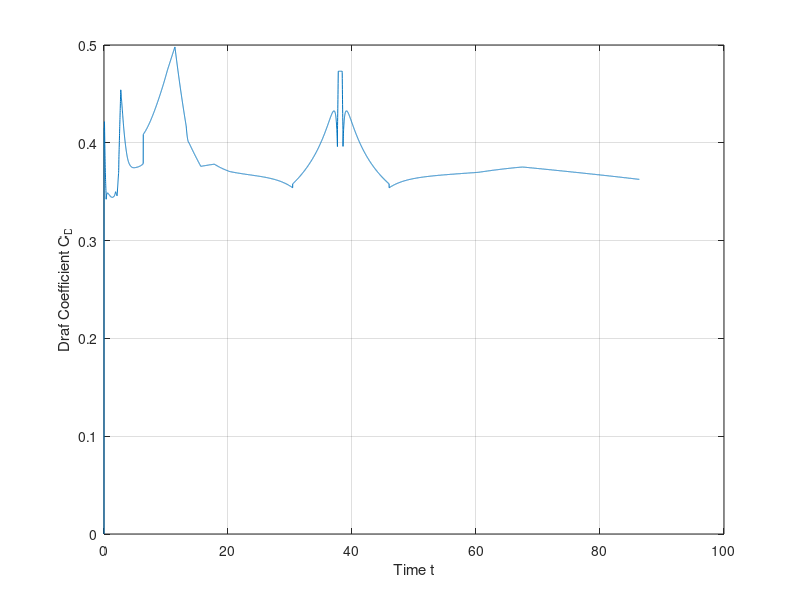
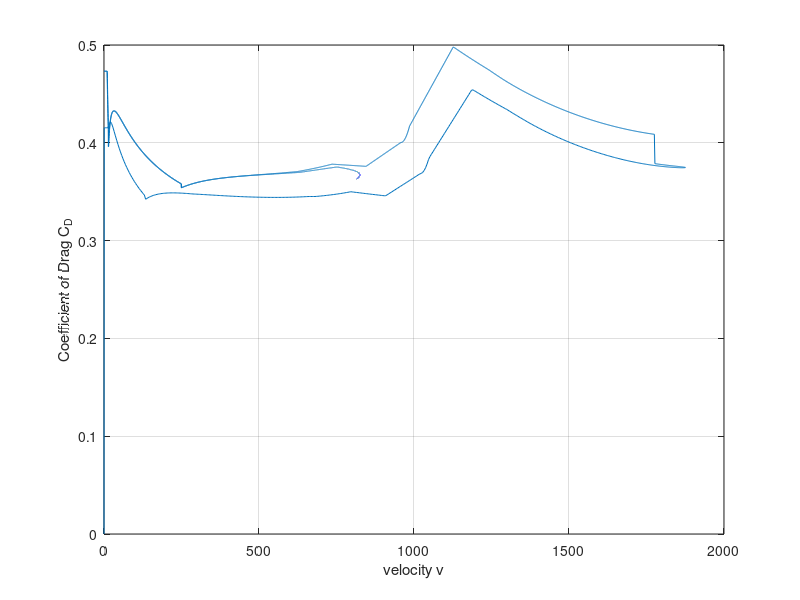
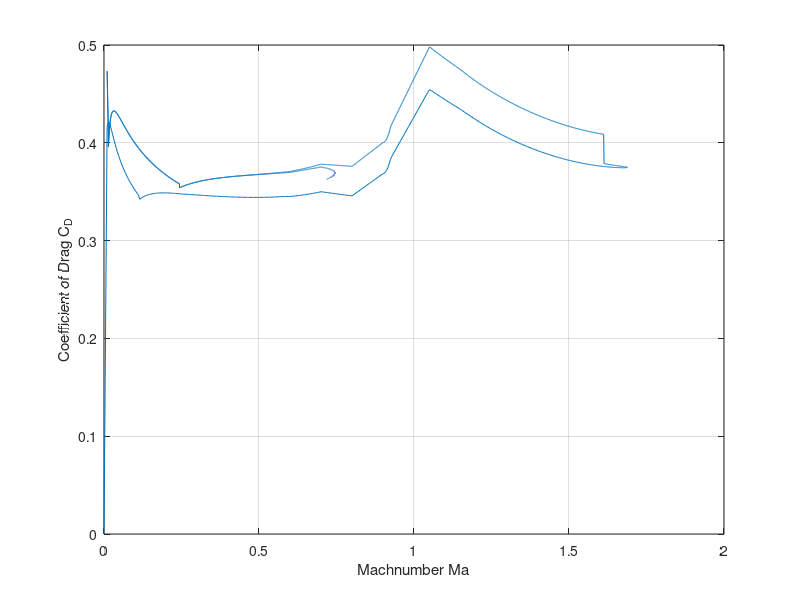

The MATLAB script that drew these images, in order:
%Plot Coefficient of drag
load('Testflight_data.mat');

%over time
figure
plot(data_mat(:,1),data_mat(:,6))
grid on
xlabel("Time t")
ylabel("Draf Coefficient C_D")

%over velocity
figure
plot(data_mat(:,18),data_mat(:,6))
grid on
xlabel("velocity v")
ylabel("Coefficient of Drag C_D")

%over Mach number
figure
plot(data_mat(:,4),data_mat(:,6))
grid on
xlabel("Machnumber Ma")
ylabel("Coefficient of Drag C_D")
